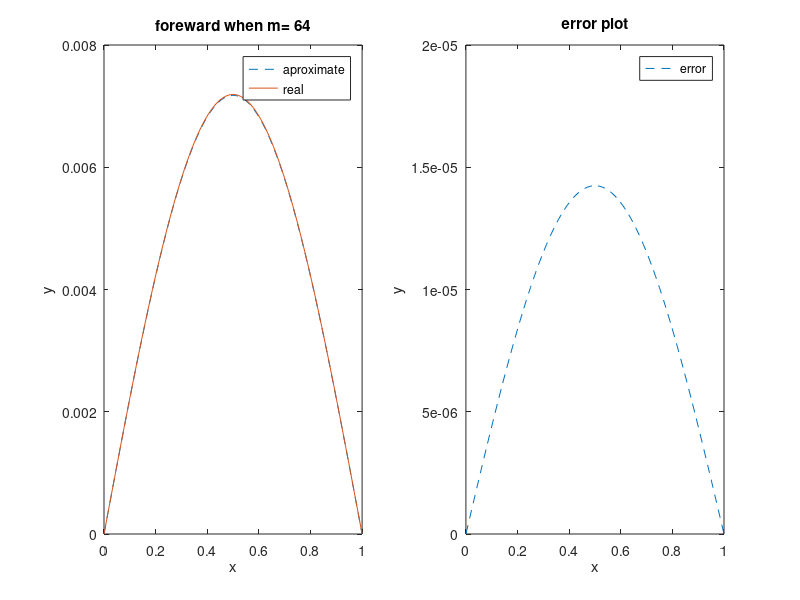

Reproduce this figure in MATLAB.
clc;
clear;
alpha = 1;%defined by the problem in this case there is only d^2u/dx^2 so 1
endpoint = 1;%defined by problem in this case 1 b.c interval is [0,1]
g =6;
m = 2^g;
h = 1/(2^g);
k = h^2/2;
Time = .5; % given in problem
lambda = (alpha^2)*k/(h^2);
g = @(x,t) exp(-(pi^2)*t)*sin(pi*x);
f = @(x) sin(pi*x);
i = (1/m):h:((m-1)/m);
w = zeros(floor(1/h)-1);
b = (1-2*lambda)*ones(floor(1/h)-1,1);
c = lambda*ones(floor(1/h)-2,1);

w = diag(b)+diag(c,-1)+diag(c,1);

for j = 1:m-1
u(j) = f(i(j));%no zeroth element in matlab
end
u=u';
for j= 1: (Time/k) 
u = w*u;

end
subplot(1,2,1)
i = 0:h:1;
plot([0:h:1], [0;u;0],'--')
hold on;
plot(i,g(i,.5) )
title('foreward when m= 64')
xlabel('x')
ylabel('y')
legend('aproximate', 'real')
%plot true sol now then done.

subplot(1,2,2)
a = g(i,.5);
plot(i, a'-[0;u;0],'--')
title('error plot')
xlabel('x')
ylabel('y')
legend('error')

max_error = norm (a'-[0;u;0],inf)